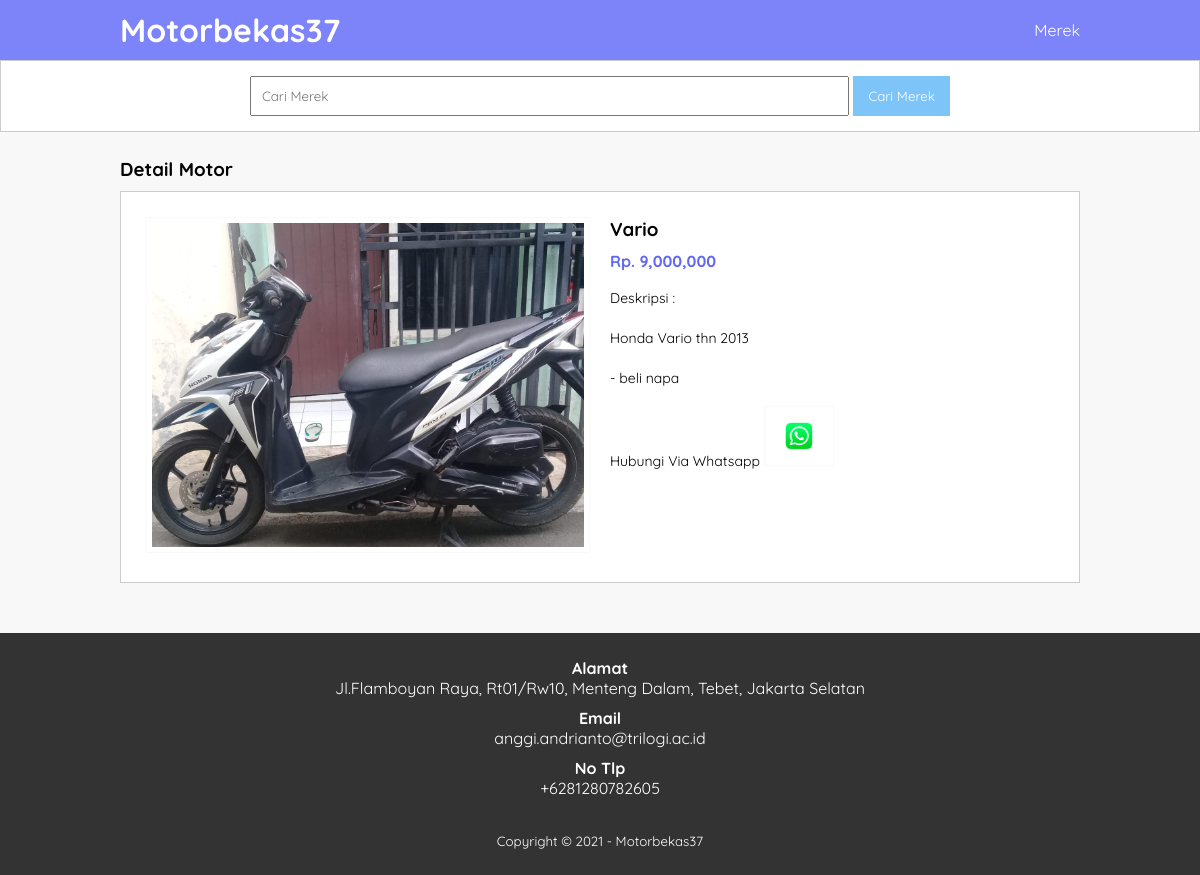
The app's page /motorbekas/detail-merek.php?id=5 with its own data.
### tables this page shows
CREATE TABLE `tb_product` (
  `product_id` int(11) NOT NULL,
  `category_id` int(11) NOT NULL,
  `product_name` varchar(100) NOT NULL,
  `product_price` int(11) NOT NULL,
  `product_description` text NOT NULL,
  `product_image` varchar(100) NOT NULL,
  `product_status` tinyint(1) NOT NULL,
  `date_create` timestamp NOT NULL DEFAULT current_timestamp()
);

### motorbekas/detail-merek.php (the view, shortened to what this page needs)
<?php
	include 'db.php';
	$kontak = mysqli_query($conn, "SELECT admin_telp, admin_email, admin_address FROM tb_admin WHERE admin_id = 1");
	$a = mysqli_fetch_object($kontak);
	$merek = mysqli_query($conn, "SELECT * FROM tb_product WHERE product_id = '".$_GET['id']."' ");
	$p = mysqli_fetch_object($merek);
?>
<!DOCTYPE html>
<html lang="en">
<head>
	<link rel="stylesheet" type="text/css" href="css/style.css">
</head>
<body>
	<header>
		<div class="container">
		    <h1><a href="index.php">Motorbekas37</a></h1>
		    <ul>
			    <li><a href="merek.php">Merek</a></li>
		    </ul>
		</div>
	</header>
	<div class="search">
		<div class="container">
			<form action="merek.php">
				<input type="text" name="search" placeholder="Cari Merek" value="<?php echo $_GET['search'] ?>">
				<input type="submit" name="cari" value="Cari Merek">
			</form>
		</div>
	</div>
	<div class="section">
		<div class="container">
			<h3>Detail Motor</h3>
			<div class="box">
				<div class="col-2">
					<img src="produk/<?php echo $p->product_image ?>"width="100%">
				</div>
				<div class="col-2">
					<h3><?php echo $p->product_name ?></h3>
					<h4>Rp. <?php echo number_format($p->product_price) ?></h4>
					<p>Deskripsi :<br>
						<?php echo $p->product_description ?>
					</p>
					<p><a href="https://api.Whatsapp.com/send?phone=<?php echo $a->admin_telp ?>&text=Bro, ane saya mau beli motor ente." target="_blank">
						Hubungi Via Whatsapp
						<img src="img/5ae21cc526c97415d3213554.png" width="70px"></a>
					</p>
				</div>
			</div>
		</div>
	</div>
	<div class="footer">
		<div class="container">
			<h4>Alamat</h4>
			<p><?php echo $a->admin_address ?></p>
			<h4>Email</h4>
			<p><?php echo $a->admin_email ?></p>
			<h4>No Tlp</h4>
			<p><?php echo $a->admin_telp ?></p>
			<small>Copyright &copy; 2021 - Motorbekas37</small>
		</div>
	</div>
</body>
</html>

### motorbekas/css/style.css (style rules this page uses)
* { padding: 0; margin: 0; font-family: 'Quicksand', sans-serif; }
body { background-color: #f8f8f8; }
a { color: inherit; text-decoration: none; }
header { background-color: #7D83F8; color: #fff; }
header h1 { float: left; padding: 10px 0; }
header ul { float: right; }
header ul li { display: inline-block; }
header ul li a { padding: 20px 0 20px 15px; display: inline-block; }
.container { width: 80%; margin: 0 auto; }
.container:after { content: ''; display: block; clear: both; }
.section { padding: 25px 0; }
.box { background-color: #fff; border: 1px solid #ccc; padding: 15px; box-sizing: border-box; margin: 10px 0 25px 0; }
.box:after { content: ''; display: block; clear: both; }
.search { padding: 15px 0; background-color: #fff; border: 1px solid #ccc; text-align: center; }
.search input[type=text] { width: 60%; padding: 10px; }
.search input[type=submit] { padding: 12px 15px; background-color: #7DC4F8; color: #fff; border: none; cursor: pointer; }
.footer { padding: 25px 0; background-color: #333; color: #fff; text-align: center; }
.footer p { margin-bottom: 10px; }
.footer small { margin-top: 25px; display: inline-block; }
.col-2 { width: 50%; min-height: 200px; padding: 10px; box-sizing: border-box; float: left; }
.col-2 img { border: 1px solid #f9f9f9; padding: 5px; box-sizing: border-box; }
.col-2 h3 { margin-bottom: 10px; }
.col-2 h4 { color: #6067F3; }
.col-2 p { margin: 15px 0; text-align: justify; line-height: 25px; font-size: 14px; }

### records on screen
tb_product: product_image (picture), product_name "Vario", product_price "9,000,000", product_description "Honda Vario thn 2013 - beli napa"

### other values on screen
$a->admin_address "Jl.Flamboyan Raya, Rt01/Rw10, Menteng Dalam, Tebet, Jakarta Selatan"
$a->admin_email "anggi.andrianto@trilogi.ac.id"
$a->admin_telp "+6281280782605"
